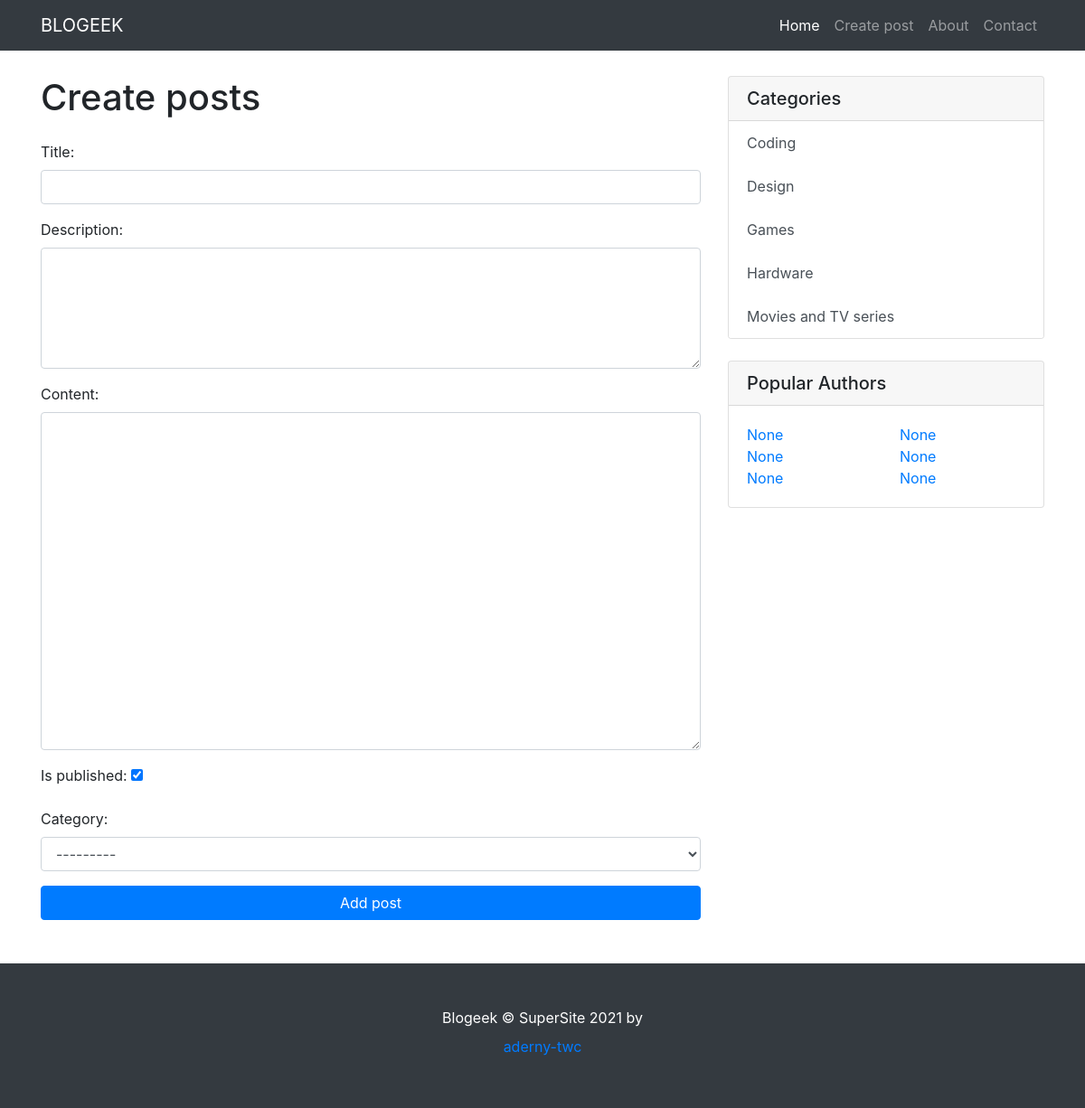
Screenshot of /posts/add-posts/ with the database file from the repository.
### blogeek/models.py (models this page shows)
class Category(models.Model):
    title = models.CharField(max_length=150, db_index=True, verbose_name='Категория')
    description = models.CharField(max_length=200)
    class Meta:
        verbose_name = 'Категория'
        verbose_name_plural = 'Категории'
        ordering = ['title']
    def get_absolute_url(self):
        return reverse('category', kwargs={"category_id": self.pk})
    def __str__(self):
        return self.title

### blogeek/views.py (the view)
# urls.py: path('posts/add-posts/', add_posts, name='add-posts'),
def add_posts(request):
    if request.method == 'POST':
        form = PostsForm(request.POST)
        if form.is_valid():
            form.cleaned_data['user_id'] = request.user.id
            post = BlogPosts.objects.create(**form.cleaned_data)
            return redirect(post)
    else:
        form = PostsForm()
    title = 'Create posts'
    context = {
        'title': title,
        'form': form,
    }
    return render(request, 'blogeek/add_posts.html', context)

### blogeek/forms.py (shortened to what this page needs)
class PostsForm(forms.ModelForm):
    class Meta:
        model = BlogPosts
        fields = ['title', 'description', 'content', 'is_published', 'category']
        widgets = {
            'title': forms.TextInput(attrs={'class': 'form-control'}),
            'description': forms.Textarea(attrs={'class': 'form-control', 'rows': 5}),
            'content': forms.Textarea(attrs={'class': 'form-control', 'rows': 15}),
            'category': forms.Select(attrs={'class': 'form-control'}),
        }

### blogeek/templatetags/blogposts_tags.py (called while the page is built)
@register.simple_tag()
def get_categories():
    return Category.objects.all()

### blogeek/templates/blogeek/add_posts.html (shortened to what this page needs)
{% extends 'base.html' %}
{% block content %}
<h1 class="my-4">{{ title }}
</h1>
<form action="{% url 'add-posts' %}" method="post">
    {{ form.as_p }}
    <button type="submit" class="btn btn-primary btn-block mb-5">Add post</button>
</form>
{% endblock %}

### templates/inc/_sidebar.html
{% load blogposts_tags %}
{% get_categories as categories %}
<div class="card my-4">
    <h5 class="card-header">Categories</h5>
    <div class="list-group">
        {% for item in categories %}
        <a href="{{ item.get_absolute_url }}" class="list-group-item list-group-item-action" style="border:none">{{ item.title }}</a>
        {% endfor %}
    </div>
</div>
<div class="card my-4">
    <h5 class="card-header">Popular Authors</h5>
    <div class="card-body">
        <div class="row">
            <div class="col-lg-6">
                <ul class="list-unstyled mb-0">
                    <li>
                        <a href="#">None</a>
                    </li>
                    <li>
                        <a href="#">None</a>
                    </li>
                    <li>
                        <a href="#">None</a>
                    </li>
                </ul>
            </div>
            <div class="col-lg-6">
                <ul class="list-unstyled mb-0">
                    <li>
                        <a href="#">None</a>
                    </li>
                    <li>
                        <a href="#">None</a>
                    </li>
                    <li>
                        <a href="#">None</a>
                    </li>
                </ul>
            </div>
        </div>
    </div>
</div>

### rows the page displays
Category: title "Coding"
Category: title "Movies and TV series"
Category: title "Design"
Category: title "Games"
Category: title "Hardware"

### other values shown
{{ title }} "Create posts"
